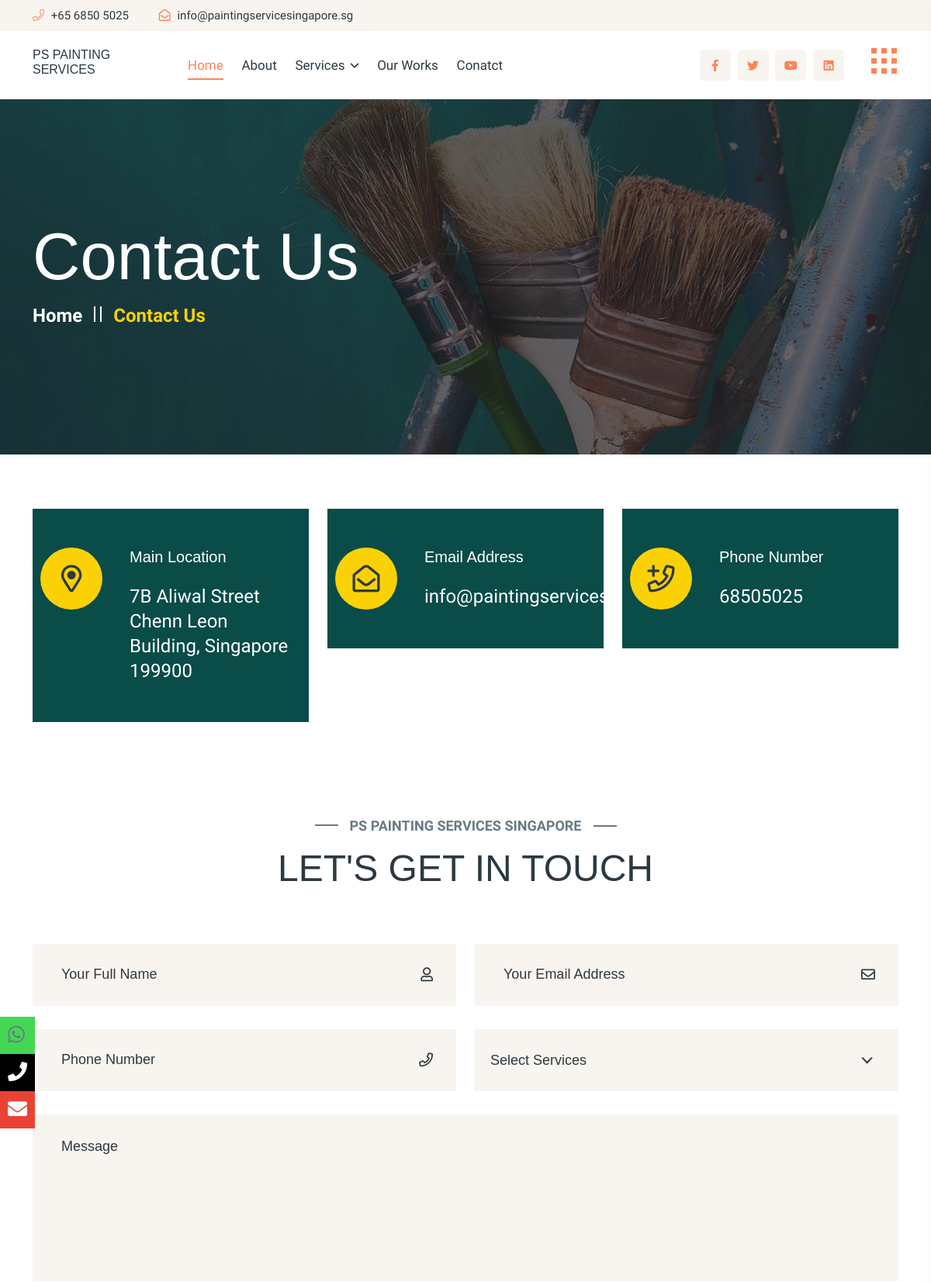
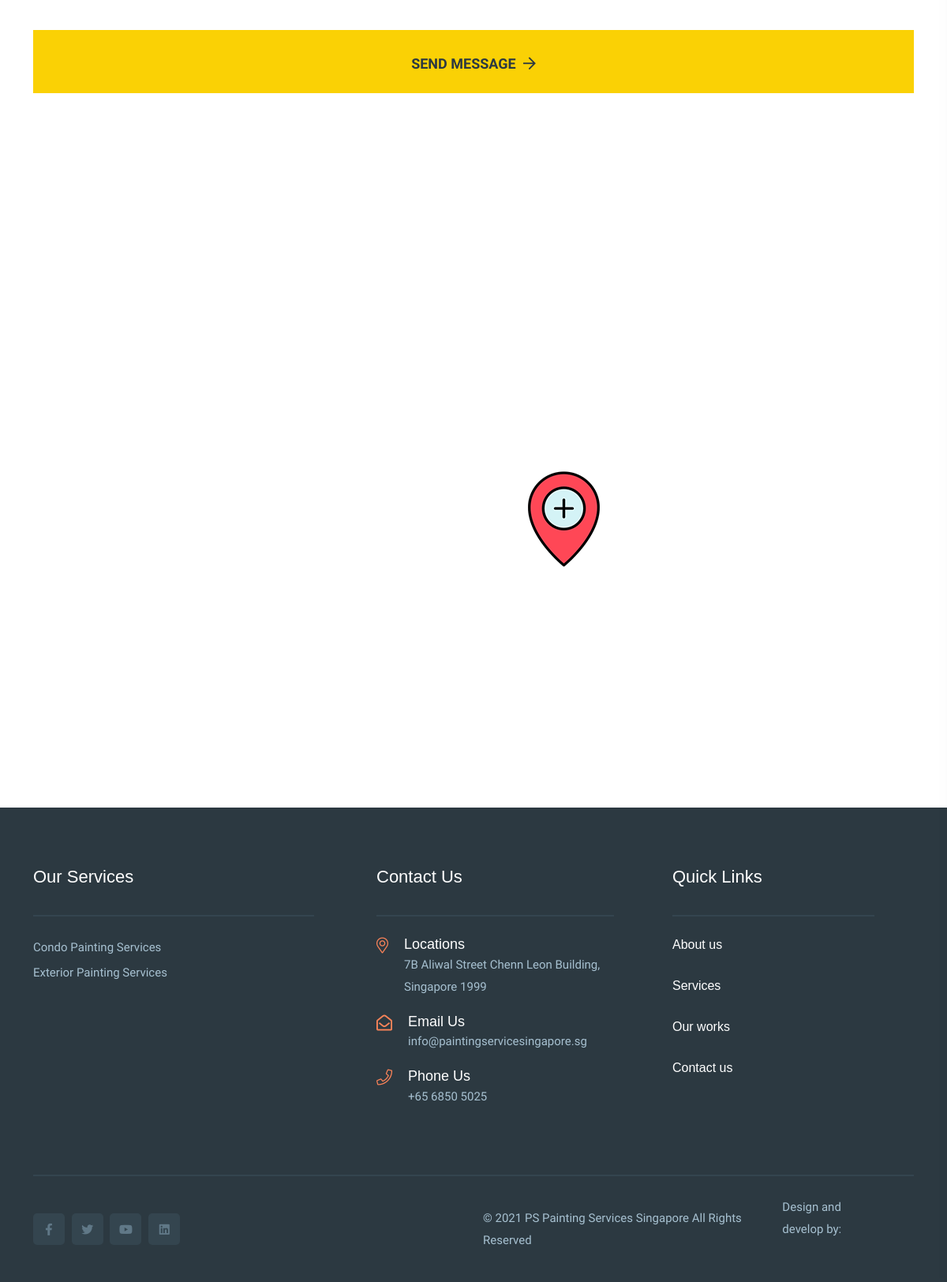
Page /contact/ on the committed database (2 pictures, top to bottom).
### homeapp/models.py (models this page shows, shortened)
class Services(models.Model):
    name= models.CharField(max_length=255, null=True)
    short_description =models.TextField(null=True,blank=True)
    details = models.TextField(null=True,blank=True)
    thumnail_images =  models.ImageField(null=True,blank=True,upload_to="services_images")

### homeapp/views.py (the view, shortened to what this page needs)
# urls.py: path('contact/', views.contact,name="contactpage"),
def contact(request):
    return render(request,'homeapp/contact.html')

### homeapp/context_processors.py (called while the page is built)
def get_services_to_context(request):
    all_services = Services.objects.all()
    return {
        'all_services': all_services
    }

### templates/homeapp/contact.html (shortened to what this page needs)
{% extends 'base.html' %}
{% load static %}
{% block content %}
<section class="page__title-area pt-160 pb-165 p-relative page__title-overlay" data-background="{% static 'img/page-title/page-title-1.jpg' %}">
    <div class="container">
       <div class="row">
          <div class="col-xxl-12">
             <div class="page__title-wrapper">
                <h3 class="page__title">Contact Us</h3>
                <nav aria-label="breadcrumb">
                   <ol class="breadcrumb">
                     <li class="breadcrumb-item"><a href="index.html">Home</a></li>
                     <li class="breadcrumb-item active" aria-current="page">Contact Us</li>
                   </ol>
                 </nav>
             </div>
          </div>
       </div>
    </div>
 </section>
 <section class="contact__area contact__padding pt-70 pl-55 pr-55">
    <div class="container-fluid">
       <div class="row">
          <div class="col-xxl-4 col-xl-4">
             <div class="contact__item green-bg-2 d-sm-flex align-items-start mb-30">
                <div class="contact__icon mr-35">
                   <i class="far fa-map-marker-alt"></i>
                </div>
                <div class="contact__content">
                   <h5>Main Location</h5>
                   <p>
                      <a target="_blank" href="#">7B Aliwal Street Chenn Leon Building, Singapore 199900</a>
                   </p>
                </div>
             </div>
          </div>
          <div class="col-xxl-4 col-xl-4">
             <div class="contact__item green-bg-2 d-sm-flex align-items-start mb-30">
                <div class="contact__icon mr-35">
                   <i class="far fa-envelope-open"></i>
                </div>
                <div class="contact__content">
                   <h5>Email Address</h5>
                   <p>
                      <a href="mailto:info@paintingservicesingapore.sg">
                         <span class="__cf_email__">info@paintingservicesingapore.sg</span></a>
                   </p>
                </div>
             </div>
          </div>
          <div class="col-xxl-4 col-xl-4">
             <div class="contact__item green-bg-2 d-sm-flex align-items-start mb-30">
                <div class="contact__icon mr-35">
                   <i class="far fa-phone-plus"></i>
                </div>
                <div class="contact__content">
                   <h5>Phone Number</h5>
                   <p>
                      <a href="tel:68505025">68505025</a>
                   </p>
                </div>
             </div>
          </div>
       </div>
    </div>
 </section>
 <section class="contact__area pt-90 pb-130">
    <div class="container">
       <div class="row">
          <div class="col-xxl-6 offset-xxl-3 col-xl-6 offset-xl-3 col-lg-8 offset-lg-2 col-md-10 offset-md-1">
             <div class="section__title-wrapper mb-70 text-center">
                <span class="section__title-pre section__title-pre-3 center">PS PAINTING SERVICES SINGAPORE</span>
                <h2 class="section__title section__title-2">LET'S GET IN TOUCH </h2>
             </div>
          </div>
       </div>
       <div class="row">
          <div class="col-xxl-12">
             <div class="contact__wrapper-4">
                <div class="contact__form-3 contact__form-4">
                      <form action="#" method="POST">
                               <div class="row">
                                  <div class="col-xxl-6 col-xl-6 col-lg-6 col-md-6">
                                     <div class="contact__input-3">
                                        <input name="name" type="text" placeholder="Your Full Name">
                                        <i class="far fa-user"></i>
                                     </div>
                                  </div>
                                  <div class="col-xxl-6 col-xl-6 col-lg-6 col-md-6">
                                     <div class="contact__input-3">
                                        <input name="email" type="email" placeholder="Your Email Address">
                                        <i class="far fa-envelope"></i>
                                     </div>
                                  </div>
                                  <div class="col-xxl-6 col-xl-6 col-lg-6 col-md-6">
                                     <div class="contact__input-3">
                                        <input name="phone" type="tel" placeholder="Phone Number">
                                        <i class="far fa-phone"></i>
                                     </div>
                                  </div>
                                  <div class="col-xxl-6 col-xl-6 col-lg-6 col-md-6">
                                  </div>
                                  <div class="col-xxl-12 col-xl-12 col-lg-12 col-md-12">
                                     <div class="contact__input-3">
                                        <textarea name="message" placeholder="Message"></textarea>
                                     </div>
                                  </div>
                                  <div class="col-xxl-12 col-xl-12 col-lg-12 col-md-12">
                                     <div class="contact__btn-3 contact__btn-4">
                                        <button type="submit" class="r-btn r-btn-yellow w-100">send message <i class="far fa-arrow-right"></i></button>
                                     </div>
                                  </div>
                               </div>
                            </form>
                </div>
             </div>
          </div>
       </div>
    </div>
 </section>
 <div class="contact__map">
    <div class="container p-0">
       <div class="row gx-0">
          <div class="col-xxl-12">
             <div class="contact__map-wrapper p-relative">
                <img class="map-pin" src="assets/img/contact/map-pin.png" alt="">
                <iframe src="https://www.google.com/maps/embed?pb=!1m14!1m8!1m3!1d7977.577175975589!2d103.861329!3d1.301765!3m2!1i1024!2i768!4f13.1!3m3!1m2!1s0x0%3A0x365ad5e4fd3cf54!2sPS%20Painting%20Service%20Singapore%20-%20Condo%2C%20HDB%2C%20House%20%26%20Room!5e0!3m2!1sen!2smy!4v1648537192620!5m2!1sen!2smy" width="600" height="450" style="border:0;" allowfullscreen="" loading="lazy"></iframe>
             </div>
          </div>
       </div>
    </div>
 </div>
{% endblock %}

### templates/global/footer.html (shortened to what this page needs)
{% load static %}
{% block content %}
<footer>
    <div class="footer__area black-bg">
       <div class="footer__top pb-35">
         <div class="container">
           <div class="row">
              <div class="col-xxl-4 col-xl-4 col-lg-4 col-md-6 col-sm-6">
                 <div class="footer__widget mb-50">
                    <div class="footer__widget-top">
                       <h3 class="footer__widget-title">Our Services</h3>
                    </div>
                    <div class="footer__widget-content">
                       <div class="footer__link">
                          <ul>
                             {% for service in all_services %}
                             <li>
                                <a href="{% url 'homeapp:services_details' service.pk %}">{{service.name}}</a>
                             </li>
                             {% endfor %}
                          </ul>
                       </div>
                    </div>
                 </div>
              </div>
              <div class="col-xxl-4 col-xl-4 col-lg-4 col-md-6 col-sm-6">
                 <div class="footer__widget footer__pl-55 mb-50">
                    <div class="footer__widget-top">
                       <h3 class="footer__widget-title">Contact Us</h3>
                    </div>
                    <div class="footer__widget-content ">
                       <div class="footer__info">
                          <ul>
                             <li class="d-flex align-items-start">
                                <div class="footer__info-icon mr-20">
                                   <i class="fal fa-map-marker-alt"></i>
                                </div>
                                <div class="footer__info-text">
                                   <h4>Locations</h4>
                                   <a target="_blank" href="https://g.page/ps-painting-service-singapore?share"> 7B Aliwal Street Chenn Leon Building, Singapore 1999</a>
                                </div>
                             </li>
                             <li class="d-flex align-items-start">
                                <div class="footer__info-icon mr-20">
                                   <i class="far fa-envelope-open"></i>
                                </div>
                                <div class="footer__info-text">
                                   <h4>Email Us</h4>
                                   <a href="#"><span class="__cf_email__">info@paintingservicesingapore.sg</span></a>
                                </div>
                             </li>
                             <li class="d-flex align-items-start">
                                <div class="footer__info-icon mr-20">
                                   <i class="fal fa-phone"></i>
                                </div>
                                <div class="footer__info-text">
                                   <h4>Phone Us</h4>
                                   <a href="tel:+65 6850 5025">+65 6850 5025</a>
                                </div>
                             </li>
                          </ul>
                       </div>
                    </div>
                 </div>
              </div>
              <div class="col-xxl-4 col-xl-4 col-lg-4 col-md-6 col-sm-6">
                 <div class="footer__widget footer__pl-50 footer__pr-50 mb-50">
                    <div class="footer__widget-top">
                       <h3 class="footer__widget-title">Quick Links</h3>
                    </div>
                    <div class="footer__widget-content ">
                       <div class="footer__blog">
                          <ul>
                             <li>
                              <h3 class="footer__blog-sm-title">
                               <a href="{% url 'homeapp:aboutpage' %}">About us</a>
                               </h3>
                             </li>
                           <li>
                              <h3 class="footer__blog-sm-title">
                                 <a href="{% url 'homeapp:servicepage' %}">Services</a>
                              </h3>
                            </li>
                            <li>
                             <h3 class="footer__blog-sm-title">
                              <a href="{% url 'homeapp:workpage' %}">Our works</a>
                            </h3>
                           </li>
                           <li>
                              <h3 class="footer__blog-sm-title">
                               <a href="{% url 'homeapp:contactpage' %}">Contact us</a>
                             </h3>
                            </li>
                          </ul>
                       </div>
                    </div>
                 </div>
              </div>
           </div>
         </div>
       </div>
       <div class="footer__bottom">
          <div class="container">
             <div class="footer__bottom-border footer__bottom-border-2">
                <div class="row align-items-center">
                   <div class="col-xxl-6 col-xl-6 col-lg-6 col-md-4">
                      <div class="footer__social footer__social-2">
                          <ul>
                             <li><a href="#"><i class="fab fa-facebook-f"></i></a></li>
                             <li><a href="#"><i class="fab fa-twitter"></i></a></li>
                             <li><a href="#"><i class="fab fa-youtube"></i></a></li>
                             <li><a href="#"><i class="fab fa-linkedin"></i></a></li>
                          </ul>
                      </div>
                   </div>
                   <div class="col-xxl-6 col-xl-6 col-lg-6 col-md-8">
                      <div class="footer__copyright footer__copyright-2 d-sm-flex align-items-center justify-content-md-end">
                         <p>© 2021 PS Painting Services Singapore All Rights Reserved</p>
                         <div class="footer__logo">
                            <p>Design and develop by:</p>
                         </div>
                      </div>
                   </div>
                </div>
             </div>
          </div>
       </div>
    </div>
  </footer>
{% endblock %}

### static/css/default.css (style rules this page uses)
.mb-30 { margin-bottom:30px }
.mb-50 { margin-bottom:50px }
.mb-70 { margin-bottom:70px }
.mr-20 { margin-right:20px }
.mr-35 { margin-right:35px }
.pt-70 { padding-top:70px }
.pt-90 { padding-top:90px }
.pt-160 { padding-top:160px }
.pb-35 { padding-bottom:35px }
.pb-130 { padding-bottom:130px }
.pb-165 { padding-bottom:165px }
.pl-55 { padding-left:55px }
.pr-55 { padding-right:55px }

### rows in the picture
Services: name "Condo Painting Services"
Services: name "Exterior Painting Services"
